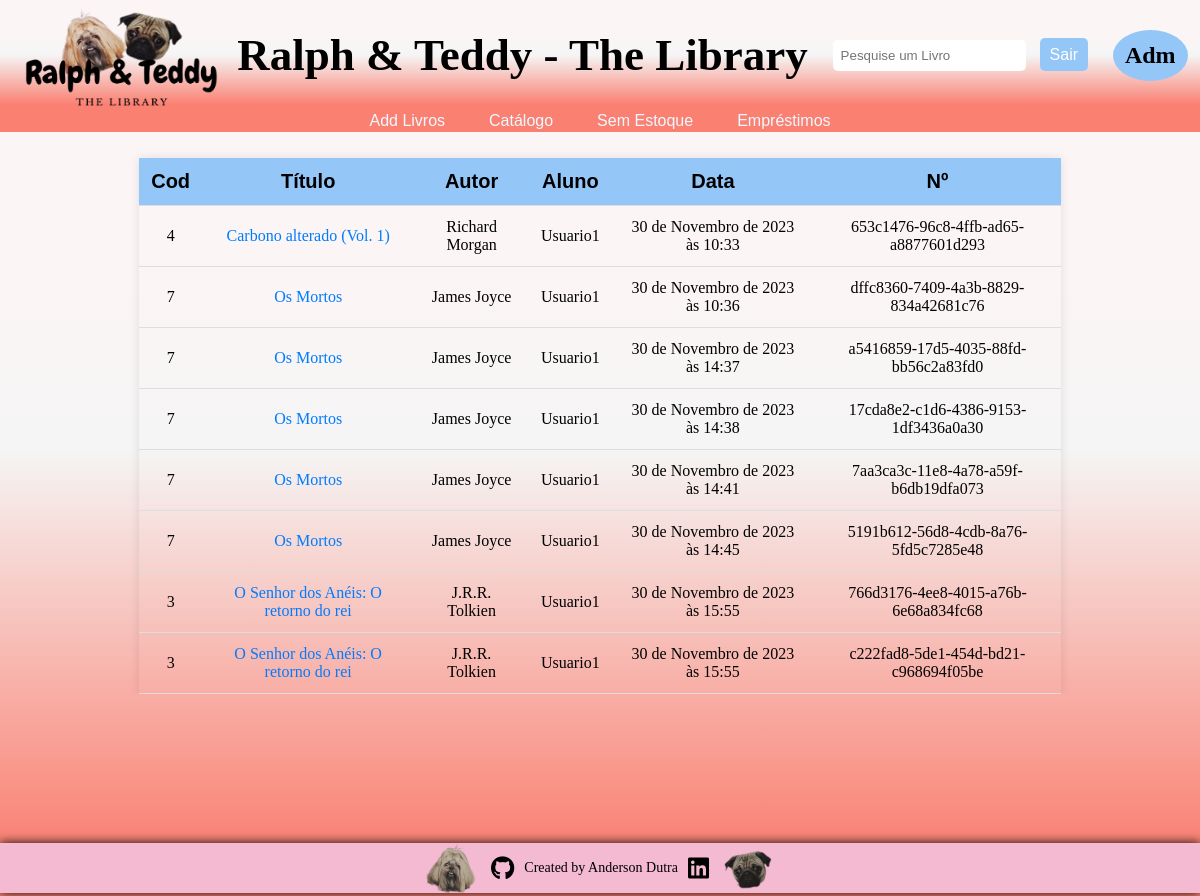
The page /view_loans/ (signed in) on the database as committed earlier.
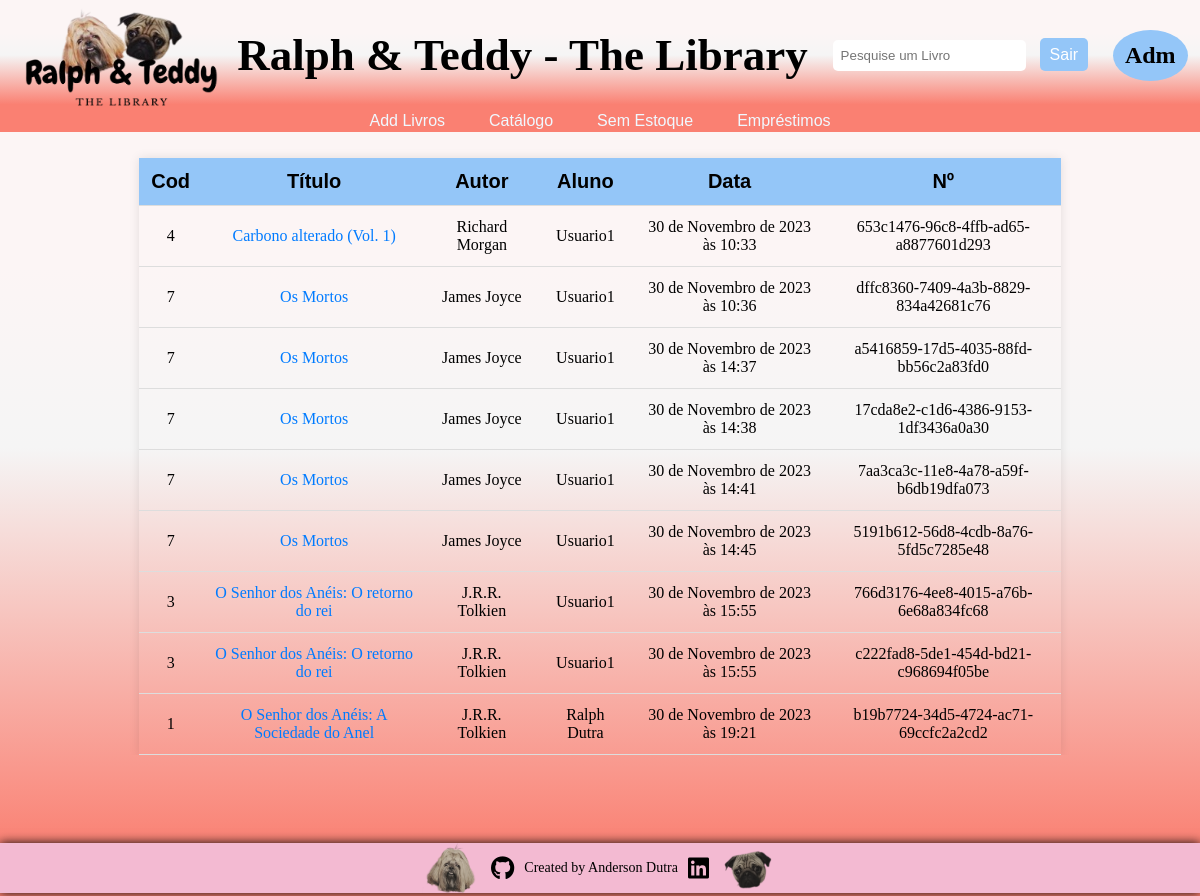
The same page on the database as committed later.
### app_biblioteca/models.py (models this page shows, shortened)
class Loans(models.Model):
    book = models.ForeignKey(Books, on_delete=models.CASCADE)
    user = models.ForeignKey(User, on_delete=models.CASCADE)
    loan_number = models.UUIDField(unique=True, editable=False, default=uuid.uuid4)
    loan_date = models.DateTimeField(auto_now_add=True)
    class Meta:
        verbose_name = "Loan"
        verbose_name_plural = "Loans"

class Books(models.Model):
    user = models.ForeignKey(User, on_delete=models.CASCADE, blank=False)
    cod = models.IntegerField(unique=True)
    name = models.CharField(max_length=255)
    gender = models.ForeignKey(Genders, on_delete=models.CASCADE)
    book_cover = models.ImageField(blank=False)
    author = models.CharField(max_length=255)
    description = models.TextField()
    pages = models.IntegerField()
    qtd = models.IntegerField()
    in_stock = models.BooleanField(default=False)
    class meta:
        verbose_name = "Book"
        verbose_name_plural = "Books"

### app_biblioteca/views.py (the view)
# urls.py: path("view_loans/", views.view_loans, name="view-loans"),
@login_required
def view_loans(request):
    loans = Loans.objects.all()
    return render(request, "pages/view_loans.html", {"loans": loans})

### app_biblioteca/templates/pages/view_loans.html (shortened to what this page needs)
{% load static %}
<!DOCTYPE html>
<html lang="en">
<head>
    <link rel="stylesheet" href="{% static 'css/index.css' %}">
    <link rel="stylesheet" href="{% static 'css/index_list.css' %}">
    <link rel="stylesheet" href="https://cdnjs.cloudflare.com/ajax/libs/font-awesome/6.1.0/css/all.min.css">
</head>
<body>
    <header>
        <nav class="navbar">
            <div class="logo-navbar">
                <a href="{% url 'home' %}">
                    <img src="../../../media/logo-sem-fundo.png" alt="Home">
                </a>
            </div>
            <div class="title-navbar">
                <h1>Ralph & Teddy - The Library</h1>
            </div>
            <div class="search-navbar">
                <form method="get" action="{% url 'search-book' %}">
                    <input type="text" name="q" placeholder="Pesquise um Livro">
                    {% if user.is_authenticated %}
                        <a href="{% url 'logout' %}">Sair</a>
                    {% else %}
                        <a href="{% url 'login' %}">Login</a>
                    {% endif %}
                </form>
            </div>
            {% if user.is_authenticated %}
                <div class="avatar">
                    {% if user.is_superuser %}
                        <h2>Adm</h2>
                    {% else %}
                        <h2>User</h2>
                    {% endif %}
                </div>
            {% endif %}
        </nav>
        <nav class="navbar-links">
            {% if user.is_superuser %}
                <div class="admin-links">
                    <a class="add-button" href="{% url 'add-books' %}" type="submit">Add Livros</a>
                    <a class="add-button" href="{% url 'home' %}" type="submit">Catálogo</a>
                    <a class="add-button" href="{% url 'stockless-list' %}" type="submit">Sem Estoque</a>
                    <a class="add-button" href="{% url 'view-loans' %}" type="submit">Empréstimos</a>
                </div>
            {% endif %}
        </nav>
    </header>
    {% if loans %}
    <main>
        <table class="book-list">
            <thead>
                <tr>
                    <th>Cod</th>
                    <th>Título</th>
                    <th>Autor</th>
                    <th>Aluno</th>
                    <th>Data</th>
                    <th>Nº</th>
                </tr>
            </thead>
            <tbody>
                {% for loan in loans %}
                    <tr>
                        <td>{{ loan.book.cod }}</td>
                        <td><a href="{% url 'book-detail' loan.book.id %}">{{ loan.book.name }}</a></td>
                        <td>{{ loan.book.author }}</td>
                        <td>{{ loan.user.username }}</td>
                        <td>{{ loan.loan_date }}</td>
                        <td>{{ loan.loan_number }}</td>
                    </tr>
                {% endfor %}
            </tbody>
        </table>
    </main>
    {% else %}
        <p class="no-results-message">Desculpe! Nenhum empréstimo encontrado.</p>
    {% endif %}
    <footer class="footer">
        <img src="../../../media/ralph-rosto.png" alt="Ralph">
        <a href="https://github.com/AndersonDutra7" target="_blank"><i class="fab fa-github"></i></a>
        <p>Created by Anderson Dutra</p>
        <a href="https://www.linkedin.com/in/anderson-dutra-88b294211/" target="_blank"><i class="fab fa-linkedin"></i></a>
        <img src="../../../media/teddy-rosto.png" alt="Teddy">
    </footer>
</body>
</html>

Rows that differ between the two databases and show on the page:
added Loans: book.cod "1", book.name "O Senhor dos Anéis: A Sociedade do Anel", book.author "J.R.R. Tolkien", user.username "Ralph Dutra", loan_date "30 de Novembro de 2023 às 19:21", loan_number "b19b7724-34d5-4724-ac71-69ccfc2a2cd2"
